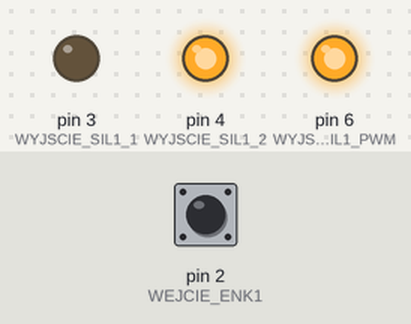
The sketch below on a simulated Arduino Uno, built with avr-gcc and run on an emulated ATmega328P. Parts: output pins drawn as LEDs (lit = HIGH). The inputs (shaded band) are chosen by the test bench; at power-on: pin 2 (WEJCIE_ENK1) HIGH. What the sketch prints to the serial monitor is not drawn.

Above: at 0.1 s.
Timing chart, 0 to 1.6 s (numbered marks = the images above):
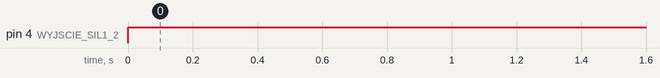

Measured:
- by itself, pin 4 (WYJSCIE_SIL1_2): LOW → HIGH at 0.00 s

The sketch:

test.ino
```cpp
#include "Configurations.h"

volatile int liczba;
bool przod;
void ISR_CYK()
{
  liczba++;
  Serial.println(liczba);
}

void setup() {

  przod=true;
  liczba = 0;
  Serial.begin(9600);
  attachInterrupt(digitalPinToInterrupt(2), ISR_CYK,RISING );
  pinMode(WEJCIE_ENK1, INPUT_PULLUP);
  pinMode(WYJSCIE_SIL1_1,OUTPUT);
  pinMode(WYJSCIE_SIL1_2,OUTPUT);
  pinMode(WYJSCIE_SIL1_PWM,OUTPUT);
  analogWrite(WYJSCIE_SIL1_PWM,255);

}

void loop() {
  if(przod)
  {
  digitalWrite(4,HIGH);
  digitalWrite(3,LOW);
  }

  if(liczba>=1000)
  {
    digitalWrite(3,HIGH);
    digitalWrite(4,HIGH);
    przod=false;
    liczba=0;
  }
}
```

Configurations.h
```cpp
#define WEJCIE_ENK1 2
#define WYJSCIE_SIL1_1 3
#define WYJSCIE_SIL1_2 4
#define WYJSCIE_SIL1_PWM 6
```
